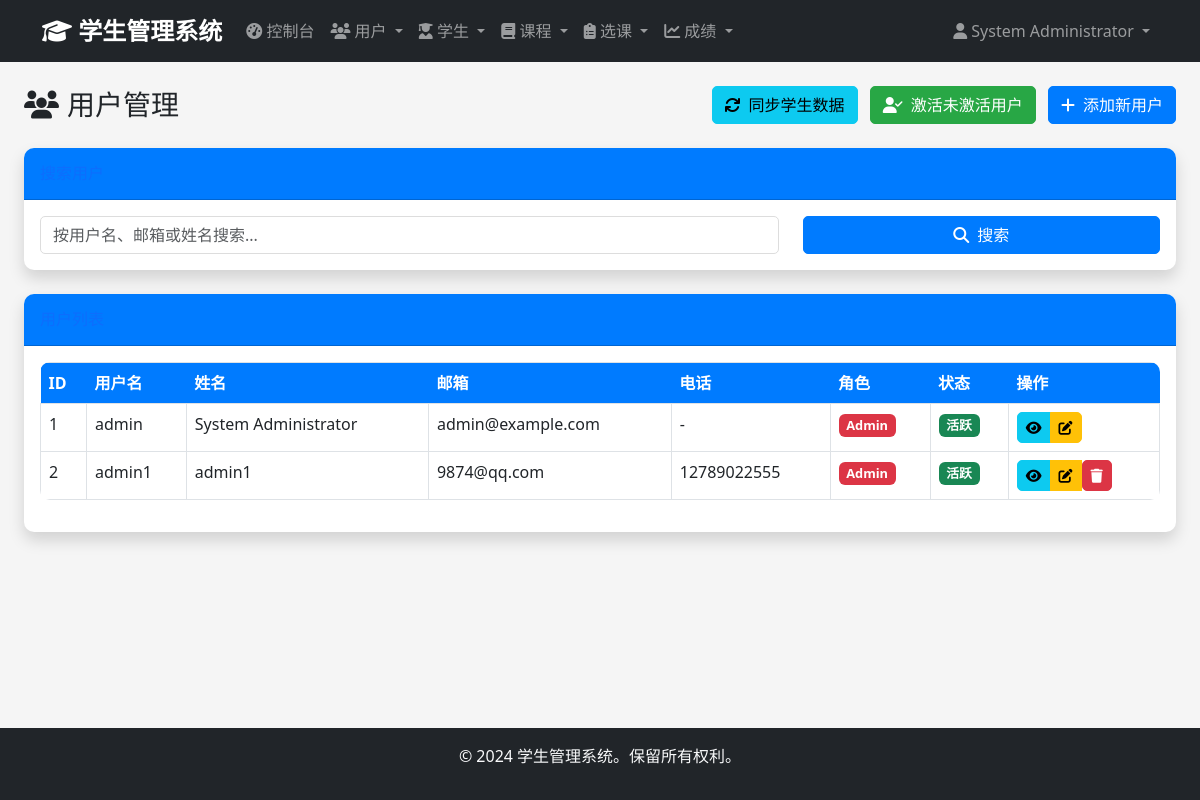
/admin/users (signed in), run on an earlier commit of the app's database.
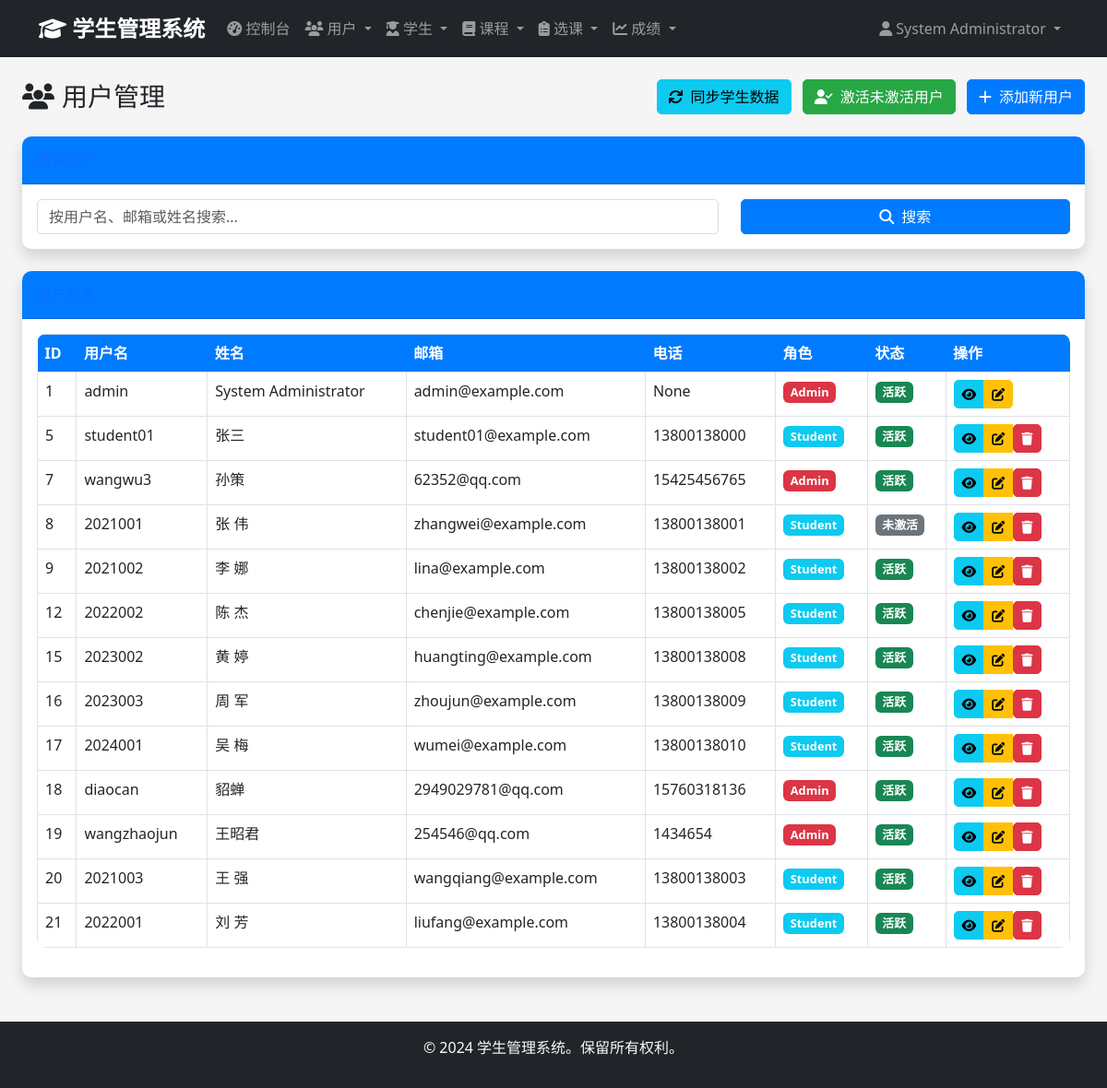
And on a later commit of the database.
### app/models/user.py (models this page shows, shortened)
class User(UserMixin, db.Model):
    __tablename__ = 'users'
    id = db.Column(db.Integer, primary_key=True)
    username = db.Column(db.String(50), unique=True, nullable=False)
    email = db.Column(db.String(100), unique=True, nullable=False)
    password_hash = db.Column(db.String(255), nullable=False)
    full_name = db.Column(db.String(100), nullable=False)
    phone = db.Column(db.String(20))
    role = db.Column(db.Enum('admin', 'student', name='user_role'), nullable=False, default='student')
    is_active = db.Column(db.Boolean, default=True)
    created_at = db.Column(db.DateTime, default=datetime.utcnow)
    updated_at = db.Column(db.DateTime, default=datetime.utcnow, onupdate=datetime.utcnow)
    administrator = db.relationship('Administrator', backref='user', uselist=False, cascade='all, delete-orphan')
    def is_admin(self):
        return self.role == 'admin'

### app/views/admin.py (the view, shortened to what this page needs)
@admin_bp.route('/users')
@login_required
@admin_required
def users():
    page = request.args.get('page', 1, type=int)
    search = request.args.get('search', '')
    query = User.query
    users = query.paginate(
        page=page,
        per_page=20,
        error_out=False
    )
    return render_template('admin/users/index.html', users=users, search=search)

### app/views/auth.py (called while the page is built)
def admin_required(f):
    @wraps(f)
    def decorated_function(*args, **kwargs):
        if not current_user.is_authenticated or not current_user.is_admin():
            flash('访问被拒绝。需要管理员权限。', 'error')
            return redirect(url_for('auth.login'))
        return f(*args, **kwargs)
    return decorated_function

### app/templates/admin/users/index.html (shortened to what this page needs)
{% extends "base.html" %}
{% block content %}
<div class="container-fluid">
    <div class="d-sm-flex align-items-center justify-content-between mb-4">
        <div class="d-flex align-items-center">
            <h1 class="h3 mb-0 text-gray-800">
                <i class="fas fa-users me-2"></i>用户管理
            </h1>
        </div>
        <div>
            <form method="POST" action="{{ url_for('admin.sync_student_data') }}"
                  style="display: inline;" onsubmit="return confirm('确定要同步所有用户和学生数据吗？')">
                <button type="submit" class="btn btn-info me-2">
                    <i class="fas fa-sync me-2"></i>同步学生数据
                </button>
            </form>
            <form method="POST" action="{{ url_for('admin.activate_inactive_users') }}"
                  style="display: inline;" onsubmit="return confirm('确定要激活所有未激活的用户吗？')">
                <button type="submit" class="btn btn-success me-2">
                    <i class="fas fa-user-check me-2"></i>激活未激活用户
                </button>
            </form>
            <a href="{{ url_for('admin.create_user') }}" class="btn btn-primary">
                <i class="fas fa-plus me-2"></i>添加新用户
            </a>
        </div>
    </div>
    <div class="card shadow mb-4">
        <div class="card-header py-3">
            <h6 class="m-0 font-weight-bold text-primary">搜索用户</h6>
        </div>
        <div class="card-body">
            <form method="GET" action="{{ url_for('admin.users') }}">
                <div class="row">
                    <div class="col-md-8">
                        <input type="text" class="form-control" name="search" placeholder="按用户名、邮箱或姓名搜索..." value="{{ search }}">
                    </div>
                    <div class="col-md-4">
                        <button type="submit" class="btn btn-primary w-100">
                            <i class="fas fa-search me-2"></i>搜索
                        </button>
                    </div>
                </div>
            </form>
        </div>
    </div>
    <div class="card shadow mb-4">
        <div class="card-header py-3">
            <h6 class="m-0 font-weight-bold text-primary">用户列表</h6>
        </div>
        <div class="card-body">
            {% if users.items %}
            <div class="table-responsive">
                <table class="table table-bordered" id="usersTable" width="100%" cellspacing="0">
                    <thead>
                        <tr>
                            <th>ID</th>
                            <th>用户名</th>
                            <th>姓名</th>
                            <th>邮箱</th>
                            <th>电话</th>
                            <th>角色</th>
                            <th>状态</th>
                            <th>操作</th>
                        </tr>
                    </thead>
                    <tbody>
                        {% for user in users.items %}
                        <tr>
                            <td>{{ user.id }}</td>
                            <td>{{ user.username }}</td>
                            <td>{{ user.full_name }}</td>
                            <td>{{ user.email }}</td>
                            <td>{{ user.phone or '-' }}</td>
                            <td>
                                <span class="badge bg-{{ 'danger' if user.role == 'admin' else 'info' }}">
                                    {{ user.role.title() }}
                                </span>
                            </td>
                            <td>
                                {% if user.is_active %}
                                    <span class="badge bg-success">活跃</span>
                                {% else %}
                                    <span class="badge bg-secondary">未激活</span>
                                {% endif %}
                            </td>
                            <td>
                                <div class="btn-group" role="group">
                                    <a href="{{ url_for('admin.view_user', user_id=user.id) }}" class="btn btn-sm btn-info" title="查看">
                                        <i class="fas fa-eye"></i>
                                    </a>
                                    <a href="{{ url_for('admin.edit_user', user_id=user.id) }}" class="btn btn-sm btn-warning" title="编辑">
                                        <i class="fas fa-edit"></i>
                                    </a>
                                    {% if user.id != current_user.id %}
                                    <form method="POST" action="{{ url_for('admin.delete_user', user_id=user.id) }}" style="display: inline;"
                                          onsubmit="return confirm('确定要删除这个用户吗？');">
                                        <button type="submit" class="btn btn-sm btn-danger" title="删除">
                                            <i class="fas fa-trash"></i>
                                        </button>
                                    </form>
                                    {% endif %}
                                </div>
                            </td>
                        </tr>
                        {% endfor %}
                    </tbody>
                </table>
            </div>
            {% endif %}
        </div>
    </div>
</div>
{% endblock %}

### app/templates/base.html (shortened to what this page needs)
<!DOCTYPE html>
<html lang="zh-CN">
<head>
    <link href="https://cdn.jsdelivr.net/npm/bootstrap@5.3.0/dist/css/bootstrap.min.css" rel="stylesheet">
    <link href="https://cdnjs.cloudflare.com/ajax/libs/font-awesome/6.4.0/css/all.min.css" rel="stylesheet">
    <link href="{{ url_for('static', filename='css/style.css') }}" rel="stylesheet">
</head>
<body>
    {% if current_user.is_authenticated %}
    <nav class="navbar navbar-expand-lg navbar-dark bg-dark">
        <div class="container">
            <a class="navbar-brand" href="{{ url_for('main.dashboard') }}">
                <i class="fas fa-graduation-cap"></i> 学生管理系统
            </a>
            <div class="collapse navbar-collapse" id="navbarNav">
                <ul class="navbar-nav me-auto">
                    {% if current_user.is_admin() %}
                    <li class="nav-item">
                        <a class="nav-link" href="{{ url_for('admin.dashboard') }}">
                            <i class="fas fa-tachometer-alt"></i> 控制台
                        </a>
                    </li>
                    <li class="nav-item dropdown">
                        <a class="nav-link dropdown-toggle" href="#" data-bs-toggle="dropdown">
                            <i class="fas fa-users"></i> 用户
                        </a>
                    </li>
                    <li class="nav-item dropdown">
                        <a class="nav-link dropdown-toggle" href="#" data-bs-toggle="dropdown">
                            <i class="fas fa-user-graduate"></i> 学生
                        </a>
                    </li>
                    <li class="nav-item dropdown">
                        <a class="nav-link dropdown-toggle" href="#" data-bs-toggle="dropdown">
                            <i class="fas fa-book"></i> 课程
                        </a>
                    </li>
                    <li class="nav-item dropdown">
                        <a class="nav-link dropdown-toggle" href="#" data-bs-toggle="dropdown">
                            <i class="fas fa-clipboard-list"></i> 选课
                        </a>
                    </li>
                    <li class="nav-item dropdown">
                        <a class="nav-link dropdown-toggle" href="#" data-bs-toggle="dropdown">
                            <i class="fas fa-chart-line"></i> 成绩
                        </a>
                    </li>
                    {% endif %}
                </ul>
                <ul class="navbar-nav">
                    <li class="nav-item dropdown">
                        <a class="nav-link dropdown-toggle" href="#" data-bs-toggle="dropdown">
                            <i class="fas fa-user"></i> {{ current_user.full_name }}
                        </a>
                    </li>
                </ul>
            </div>
        </div>
    </nav>
    {% endif %}
    <main class="container-fluid py-4">
        {% block content %}{% endblock %}
    </main>
    <footer class="bg-dark text-light text-center py-3 mt-auto">
        <div class="container">
            <p>&copy; 2024 学生管理系统。保留所有权利。</p>
        </div>
    </footer>
</body>
</html>

### app/static/css/style.css (style rules this page uses)
:root { --primary-color: #007bff; --secondary-color: #6c757d; --success-color: #28a745; --danger-color: #dc3545; --warning-color: #ffc107; --info-color: #17a2b8; --dark-color: #343a40; --light-color: #f8f9fa; }
body { min-height: 100vh; display: flex; flex-direction: column; background-color: #f5f5f5; font-family: 'Segoe UI', Tahoma, Geneva, Verdana, sans-serif; }
main { flex: 1; }
.navbar-brand { font-weight: bold; font-size: 1.5rem; }
.navbar-nav .nav-link { transition: color 0.3s; }
.card { border: none; border-radius: 10px; box-shadow: 0 0 10px rgba(0,0,0,0.1); transition: transform 0.3s, box-shadow 0.3s; }
.card-header { background-color: var(--primary-color); color: white; border-radius: 10px 10px 0 0 !important; font-weight: 600; }
.btn { border-radius: 5px; transition: all 0.3s; }
.btn-primary { background-color: var(--primary-color); border-color: var(--primary-color); }
.btn-success { background-color: var(--success-color); border-color: var(--success-color); }
.btn-danger { background-color: var(--danger-color); border-color: var(--danger-color); }
.table { background-color: white; border-radius: 10px; overflow: hidden; }
.table thead th { background-color: var(--primary-color); color: white; border: none; }
.form-control, .form-select { border-radius: 5px; border: 1px solid #ddd; transition: border-color 0.3s, box-shadow 0.3s; }
footer { margin-top: auto; }
.badge { font-size: 0.8rem; padding: 0.4em 0.6em; }

What changed in the data, as far as the page shows it:
removed User: id "2", username "admin1", full_name "admin1", email "9874@qq.com", phone "12789022555", role "Admin", is_active "活跃"
changed User "admin": phone "-" → "None"
added User: id "5", username "student01", full_name "张三", email "student01@example.com", phone "13800138000", role "Student", is_active "活跃"
added User: id "7", username "wangwu3", full_name "孙策", email "62352@qq.com", phone "15425456765", role "Admin", is_active "活跃"
added User: id "8", username "2021001", full_name "张 伟", email "zhangwei@example.com", phone "13800138001", role "Student", is_active "未激活"
added User: id "9", username "2021002", full_name "李 娜", email "lina@example.com", phone "13800138002", role "Student", is_active "活跃"
added User: id "12", username "2022002", full_name "陈 杰", email "chenjie@example.com", phone "13800138005", role "Student", is_active "活跃"
added User: id "15", username "2023002", full_name "黄 婷", email "huangting@example.com", phone "13800138008", role "Student", is_active "活跃"
added User: id "16", username "2023003", full_name "周 军", email "zhoujun@example.com", phone "13800138009", role "Student", is_active "活跃"
added User: id "17", username "2024001", full_name "吴 梅", email "wumei@example.com", phone "13800138010", role "Student", is_active "活跃"
added User: id "18", username "diaocan", full_name "貂蝉", email "2949029781@qq.com", phone "15760318136", role "Admin", is_active "活跃"
added User: id "19", username "wangzhaojun", full_name "王昭君", email "254546@qq.com", phone "1434654", role "Admin", is_active "活跃"
added User: id "20", username "2021003", full_name "王 强", email "wangqiang@example.com", phone "13800138003", role "Student", is_active "活跃"
added User: id "21", username "2022001", full_name "刘 芳", email "liufang@example.com", phone "13800138004", role "Student", is_active "活跃"
